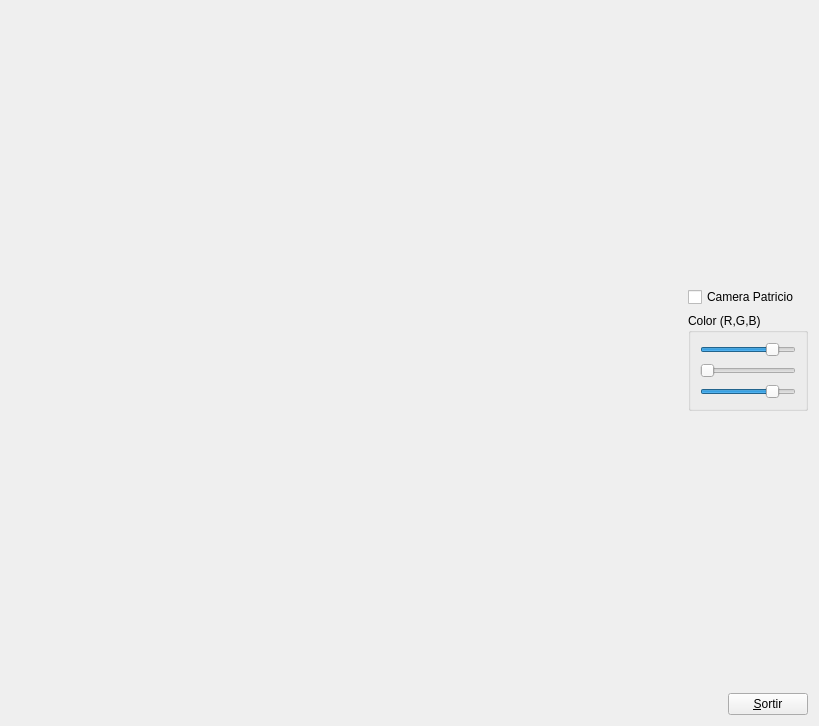
<?xml version="1.0" encoding="UTF-8"?>
<ui version="4.0">
 <class>MyForm</class>
 <widget class="QWidget" name="MyForm">
  <property name="geometry">
   <rect>
    <x>0</x>
    <y>0</y>
    <width>819</width>
    <height>726</height>
   </rect>
  </property>
  <property name="windowTitle">
   <string>Form</string>
  </property>
  <layout class="QHBoxLayout" name="horizontalLayout_2">
   <item>
    <widget class="MyGLWidget" name="widget" native="true">
     <property name="sizePolicy">
      <sizepolicy hsizetype="Expanding" vsizetype="Expanding">
       <horstretch>0</horstretch>
       <verstretch>0</verstretch>
      </sizepolicy>
     </property>
    </widget>
   </item>
   <item>
    <layout class="QVBoxLayout" name="verticalLayout_2">
     <item>
      <spacer name="verticalSpacer">
       <property name="orientation">
        <enum>Qt::Vertical</enum>
       </property>
       <property name="sizeHint" stdset="0">
        <size>
         <width>20</width>
         <height>40</height>
        </size>
       </property>
      </spacer>
     </item>
     <item>
      <widget class="QCheckBox" name="checkBox">
       <property name="text">
        <string>Camera Patricio</string>
       </property>
      </widget>
     </item>
     <item>
      <widget class="QGroupBox" name="groupBox">
       <property name="title">
        <string>Color (R,G,B)</string>
       </property>
       <layout class="QVBoxLayout" name="verticalLayout">
        <item>
         <widget class="QSlider" name="horizontalSlider_3">
          <property name="sizePolicy">
           <sizepolicy hsizetype="Minimum" vsizetype="Fixed">
            <horstretch>0</horstretch>
            <verstretch>0</verstretch>
           </sizepolicy>
          </property>
          <property name="maximum">
           <number>100</number>
          </property>
          <property name="sliderPosition">
           <number>80</number>
          </property>
          <property name="orientation">
           <enum>Qt::Horizontal</enum>
          </property>
         </widget>
        </item>
        <item>
         <widget class="QSlider" name="horizontalSlider_2">
          <property name="sizePolicy">
           <sizepolicy hsizetype="Minimum" vsizetype="Fixed">
            <horstretch>0</horstretch>
            <verstretch>0</verstretch>
           </sizepolicy>
          </property>
          <property name="maximum">
           <number>100</number>
          </property>
          <property name="orientation">
           <enum>Qt::Horizontal</enum>
          </property>
         </widget>
        </item>
        <item>
         <widget class="QSlider" name="horizontalSlider">
          <property name="sizePolicy">
           <sizepolicy hsizetype="Minimum" vsizetype="Fixed">
            <horstretch>0</horstretch>
            <verstretch>0</verstretch>
           </sizepolicy>
          </property>
          <property name="maximum">
           <number>100</number>
          </property>
          <property name="sliderPosition">
           <number>80</number>
          </property>
          <property name="orientation">
           <enum>Qt::Horizontal</enum>
          </property>
         </widget>
        </item>
       </layout>
      </widget>
     </item>
     <item>
      <spacer name="verticalSpacer_2">
       <property name="orientation">
        <enum>Qt::Vertical</enum>
       </property>
       <property name="sizeHint" stdset="0">
        <size>
         <width>20</width>
         <height>40</height>
        </size>
       </property>
      </spacer>
     </item>
     <item>
      <layout class="QHBoxLayout" name="horizontalLayout">
       <item>
        <spacer name="horizontalSpacer">
         <property name="orientation">
          <enum>Qt::Horizontal</enum>
         </property>
         <property name="sizeType">
          <enum>QSizePolicy::Fixed</enum>
         </property>
         <property name="sizeHint" stdset="0">
          <size>
           <width>40</width>
           <height>20</height>
          </size>
         </property>
        </spacer>
       </item>
       <item>
        <widget class="QPushButton" name="pushButton">
         <property name="sizePolicy">
          <sizepolicy hsizetype="Fixed" vsizetype="Fixed">
           <horstretch>0</horstretch>
           <verstretch>0</verstretch>
          </sizepolicy>
         </property>
         <property name="text">
          <string>&amp;Sortir</string>
         </property>
        </widget>
       </item>
      </layout>
     </item>
    </layout>
   </item>
  </layout>
 </widget>
 <customwidgets>
  <customwidget>
   <class>MyGLWidget</class>
   <extends>QWidget</extends>
   <header>MyGLWidget.h</header>
   <container>1</container>
   <slots>
    <signal>enviaTipusCamera()</signal>
    <slot>repTipusCamera(int)</slot>
    <slot>repDiffR(int)</slot>
    <slot>repDiffG(int)</slot>
    <slot>repDiffB(int)</slot>
   </slots>
  </customwidget>
 </customwidgets>
 <resources/>
 <connections>
  <connection>
   <sender>pushButton</sender>
   <signal>clicked()</signal>
   <receiver>MyForm</receiver>
   <slot>close()</slot>
   <hints>
    <hint type="sourcelabel">
     <x>804</x>
     <y>714</y>
    </hint>
    <hint type="destinationlabel">
     <x>839</x>
     <y>529</y>
    </hint>
   </hints>
  </connection>
  <connection>
   <sender>widget</sender>
   <signal>enviaTipusCamera()</signal>
   <receiver>checkBox</receiver>
   <slot>toggle()</slot>
   <hints>
    <hint type="sourcelabel">
     <x>447</x>
     <y>310</y>
    </hint>
    <hint type="destinationlabel">
     <x>808</x>
     <y>304</y>
    </hint>
   </hints>
  </connection>
  <connection>
   <sender>checkBox</sender>
   <signal>stateChanged(int)</signal>
   <receiver>widget</receiver>
   <slot>repTipusCamera(int)</slot>
   <hints>
    <hint type="sourcelabel">
     <x>808</x>
     <y>304</y>
    </hint>
    <hint type="destinationlabel">
     <x>644</x>
     <y>205</y>
    </hint>
   </hints>
  </connection>
  <connection>
   <sender>horizontalSlider_3</sender>
   <signal>valueChanged(int)</signal>
   <receiver>widget</receiver>
   <slot>repDiffR(int)</slot>
   <hints>
    <hint type="sourcelabel">
     <x>716</x>
     <y>348</y>
    </hint>
    <hint type="destinationlabel">
     <x>578</x>
     <y>349</y>
    </hint>
   </hints>
  </connection>
  <connection>
   <sender>horizontalSlider_2</sender>
   <signal>valueChanged(int)</signal>
   <receiver>widget</receiver>
   <slot>repDiffG(int)</slot>
   <hints>
    <hint type="sourcelabel">
     <x>729</x>
     <y>365</y>
    </hint>
    <hint type="destinationlabel">
     <x>622</x>
     <y>374</y>
    </hint>
   </hints>
  </connection>
  <connection>
   <sender>horizontalSlider</sender>
   <signal>valueChanged(int)</signal>
   <receiver>widget</receiver>
   <slot>repDiffB(int)</slot>
   <hints>
    <hint type="sourcelabel">
     <x>727</x>
     <y>395</y>
    </hint>
    <hint type="destinationlabel">
     <x>650</x>
     <y>410</y>
    </hint>
   </hints>
  </connection>
 </connections>
</ui>
